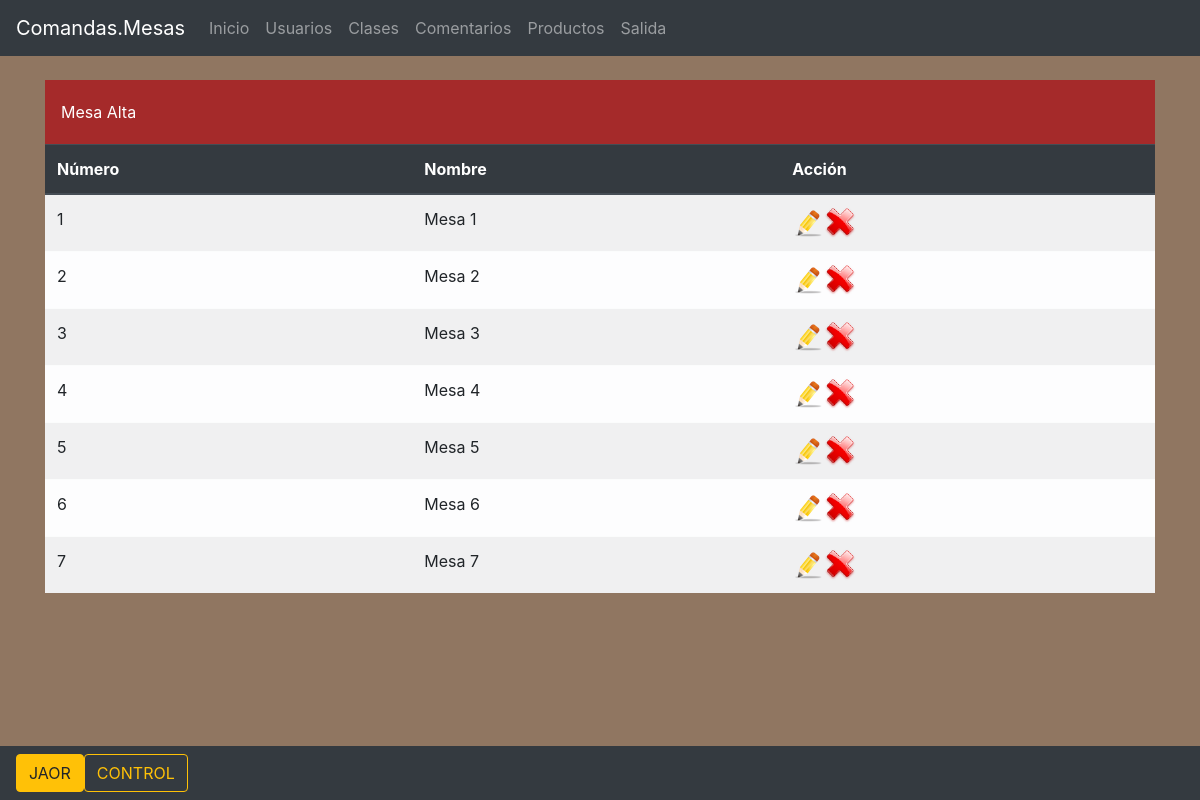
Page /mesas.php (signed in) on the committed database.
### tables this page shows
CREATE TABLE IF NOT EXISTS `mesas` (
  `numero` tinyint(4) NOT NULL DEFAULT 0,
  `nombre` varchar(10) DEFAULT NULL,
  `mesero` varchar(10) DEFAULT NULL,
  PRIMARY KEY (`numero`),
  KEY `FK_mesas_usuarios` (`mesero`),
  CONSTRAINT `FK_mesas_usuarios` FOREIGN KEY (`mesero`) REFERENCES `usuarios` (`codigo`)
);

### php/func_bd.php (called while the page is built, shortened)
<?php
function fnGetDatos($conexion, $tabla)
{
	$query =  " SELECT *";
    $query .= " FROM   $tabla";
	$registros = $conexion->query($query);
	return $registros;
}
?>

### mesas.php (the view, shortened to what this page needs)
<?php
  include ("php/func_bd.php");
  if (isset($_SESSION['codigo']) &&
      isset($_SESSION['usuario']) &&
      isset($_SESSION['tipo']))
  {
     $usuario = $_SESSION['usuario'];
     $tipo    = $_SESSION['tipo'];
  }
  else
  {
     $titulo      = "Error Acceso";
     $descripcion = "Intento de Violación de Acceso";
     $enlace      = "index.php";
     header("Location: error.php?titulo=$titulo&descripcion=$descripcion&enlace=$enlace");
  }
?>
<!DOCTYPE html>
<html lang="en">
<head>
  <link rel="stylesheet" type="text/css" href="css/comandas.css" media="screen" />
</head>
<body>
  <nav class="navbar navbar-expand-md bg-dark navbar-dark">
    <a class="navbar-brand" href="#">Comandas.Mesas</a>
    <div class="collapse navbar-collapse" id="collapsibleNavbar">
      <ul class="navbar-nav">
        <li class="nav-item">
          <a class="nav-link" href="index.php">
             Inicio
          </a>
        </li>
        <li class="nav-item">
          <a class="nav-link" href="usuarios.php">
             Usuarios
          </a>
        </li>
        <li class="nav-item">
          <a class="nav-link" href="clases.php">
             Clases
          </a>
        </li>
        <li class="nav-item">
          <a class="nav-link" href="comentarios.php">
             Comentarios
          </a>
        </li>
        <li class="nav-item">
          <a class="nav-link" href="productos.php">
             Productos
          </a>
        </li>
        <li class="nav-item">
          <a class="nav-link" href="php/salida.php">Salida</a>
        </li>
      </ul>
    </div>
  </nav>
  <br>
  <div class="container">
    <table class="table table-striped table-light">
      <caption style="background-color: brown; caption-side: top">
        <a class="nav-link" href="mesasABC.php?operacion=Alta">
          Mesa Alta
        </a>
      </caption>
      <thead>
        <thead class="thead-dark">
          <th>Número</th>
          <th>Nombre</th>
          <th>Acción</th>
      </thead>
      <tbody>
        <?php
        $mesas = fnGetDatos($conexion,"mesas");
        while ($fila = $mesas->fetch_assoc())
        {
          $enlaceCambio  = "mesasABC.php?operacion=Cambios";
          $enlaceCambio .= "&numero=".$fila['numero'];
          $enlaceCambio .= "&nombre=".$fila['nombre'];
          $enlaceCambio = str_replace(" ", "%20", $enlaceCambio);
          $enlaceBaja  = "mesasABC.php?operacion=Baja";
          $enlaceBaja .= "&numero=".$fila['numero'];
          $enlaceBaja .= "&nombre=".$fila['nombre'];
          $enlaceBaja = str_replace(" ", "%20", $enlaceBaja);
          echo "<tr>";
          echo "<td>".$fila['numero']."</td>";
          echo "<td>".$fila['nombre']."</td>";
          echo "<td>";
          echo "<a href=$enlaceCambio><img src='img/edit.png'></a>";
          echo "<a href=$enlaceBaja><img src='img/del.png'></a>";
          echo "</td>";
          echo '</tr>';
        }
        ?>
      </tbody>
    </table>
  </div>
  <br><br>
  <nav class="navbar navbar-expand-sm bg-dark navbar-dark fixed-bottom">
      <button type="button" class="btn btn-warning">
          <?php
            echo strtoupper($usuario);
          ?>
      </button>
      <button type="button" class="btn btn-outline-warning">
          <?php
            echo strtoupper($tipo);
          ?>
      </button>
  </nav>
</body>
</html>

### css/comandas.css (style rules this page uses)
body { background: url(../img/logo.jpg) center fixed no-repeat; background-color: rgb(144,118,97); }
a { color: white; }

### rows in the picture
mesas: numero "1", nombre "Mesa 1"
mesas: numero "2", nombre "Mesa 2"
mesas: numero "3", nombre "Mesa 3"
mesas: numero "4", nombre "Mesa 4"
mesas: numero "5", nombre "Mesa 5"
mesas: numero "6", nombre "Mesa 6"
mesas: numero "7", nombre "Mesa 7"

### other values in the picture
$usuario "JAOR"
$tipo "CONTROL"
